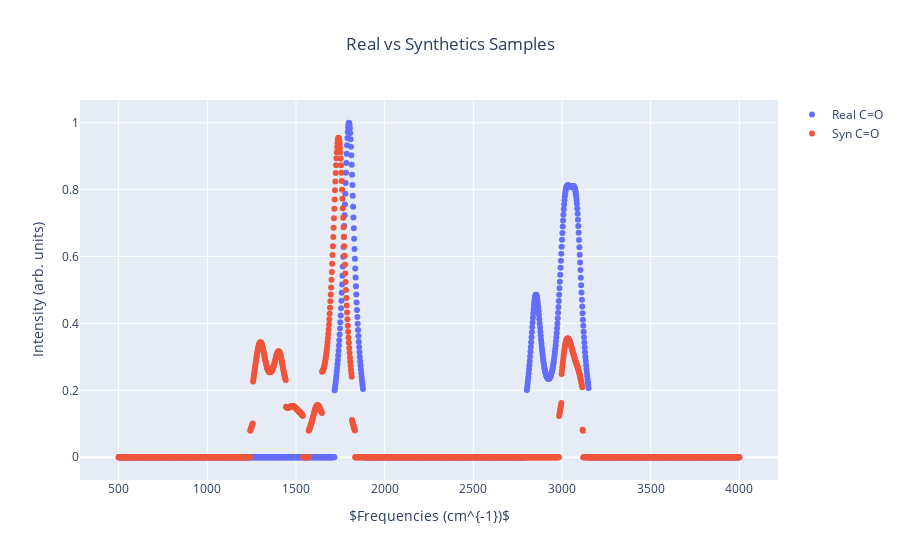

This figure's notebook cell:
### Markdown cell above
Now the training data are balanced between the two classes. We can plot one of the new synthetic carbonyl-containing spectra for comparison to a real carbonyl-containing spectrum. (The synthetic spectrum will vary each time you run SMOTE.) Note that the synthetic spectra are stored at the end of the variable X, so any index value greater than the original length of the variable train corresponds to a synthetic spectrum.

### Code cell
# index values of a real and synthetic carbonyl (you can change these values to see other spectra)
idx_realCarbonyl = 1 # this selects the molecule in row 1 of the training data (hexanal)
idx_synCarbonyl = len(train) # this selects the first synthetic carbonyl spectrum
# get the data for the two molecules
spectrum_realCarbonyl = X[idx_realCarbonyl,:]
spectrum_synCarbonyl = X[idx_synCarbonyl,:]
# get the frequencies for plotting
frequencies = np.arange(500,4002,2)
# generate the plot
fig = go.Figure()

fig.add_trace(go.Scatter(x=frequencies,
                         y=spectrum_realCarbonyl,
                         name="Real C=O",
                         mode='markers'))

fig.add_trace(go.Scatter(x=frequencies,
                         y=spectrum_synCarbonyl,
                         name="Syn C=O",
                         mode='markers'))

# Graph Layout
fig.update_layout(title='Real vs Synthetics Samples', title_x=0.5,
                  xaxis = dict(title='$Frequencies (cm^{-1})$'),
                  yaxis = dict(title='Normalized Intensities'))

### Figure 1 — Plotly figure (JSON) as saved in the notebook; plotly's stock layout.template omitted (floating-point values rounded to 4 significant figures; data arrays with more than 128 entries replaced by an {"elided": "..."} marker saying what was removed)
{"data": [{"mode": "markers", "name": "Real C=O", "type": "scatter", "x": {"elided": "1751 int values"}, "y": {"elided": "1751 float values"}}, {"mode": "markers", "name": "Syn C=O", "type": "scatter", "x": {"elided": "1751 int values"}, "y": {"elided": "1751 float values"}}], "layout": {"title": {"text": "Real vs Synthetics Samples", "x": 0.5}, "xaxis": {"title": {"text": "$Frequencies (cm^{-1})$"}}, "yaxis": {"title": {"text": "Intensity (arb. units)"}}}}
